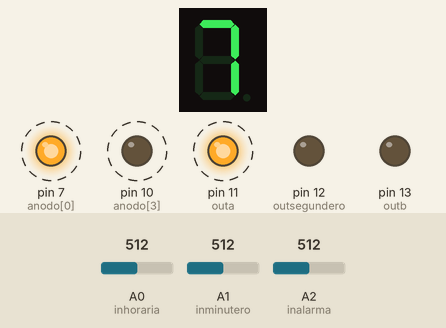
Recording of a sketch running on a simulated Arduino Uno, built with avr-gcc and run on an emulated ATmega328P. On the bench: 1-digit seven-segment display, output pins drawn as LEDs (lit = HIGH). Wiring (inferred from the names in the program): 1-digit 7-segment display, segments lit when LOW: segments pin 9, pin 8, pin 2, pin 3, pin 6, pin 4, pin 5. Dashed ring = blinking. Inputs (shaded band) come from the test bench; at power-on: A2 (inalarma) = 512, A0 (inhoraria) = 512, A1 (inminutero) = 512. The segment pins are drawn as the display they are named for; pins used as bus, display or sensor lines are not drawn.

Above: at 1.27 s.
1.3 s: A2 (inalarma) set to 490
At 2.24 s:
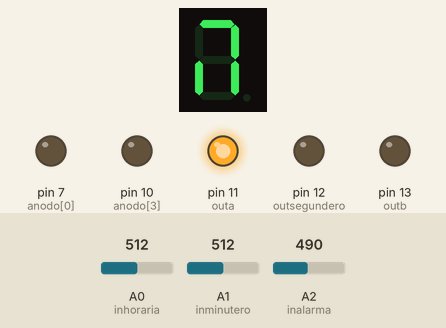
3.0 s: A0 (inhoraria) set to 490
At 4.36 s:
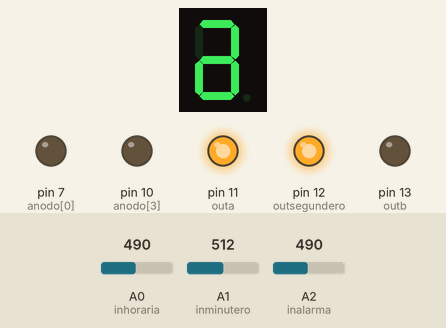
4.8 s: A0 (inhoraria) set to 510
At 5.63 s:
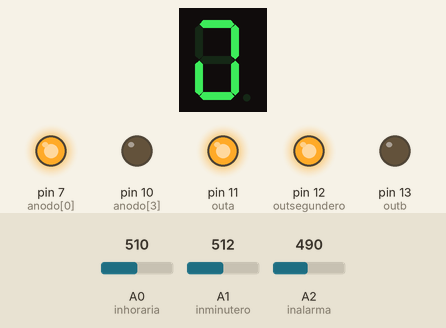
6.6 s: A2 (inalarma) set to 510
At 7.08 s:
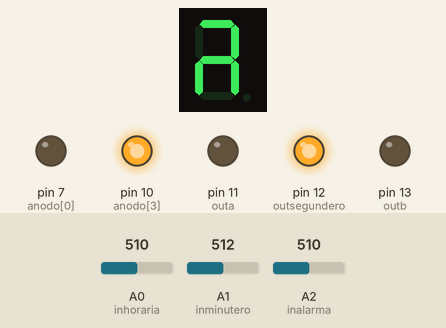
8.5 s: A1 (inminutero) set to 489
At 8.52 s:
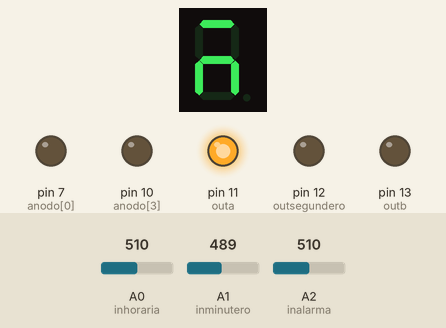
10.2 s: A0 (inhoraria) set to 306
At 12.88 s:
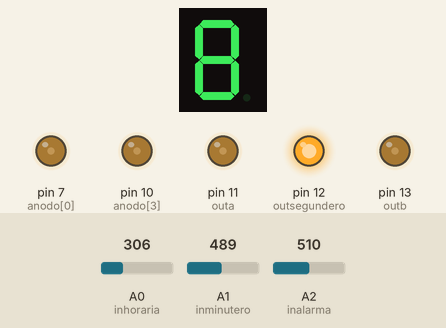
Timing chart, 0 to 16.5 s (numbered marks = the images above; inputs shaded):
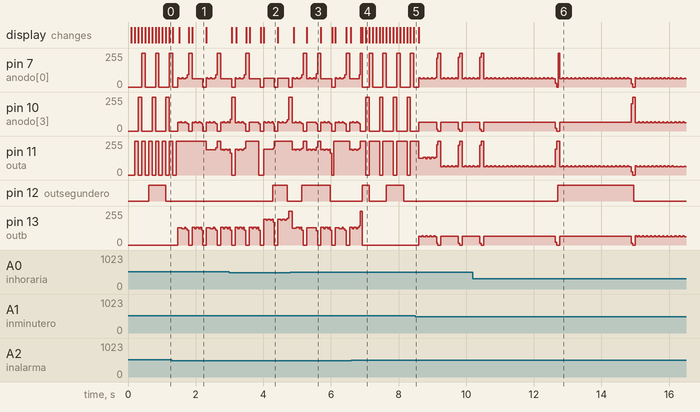

The sketch:

reloj_entradas_analogicas_11_con_alarma_mejorado.ino
```cpp
// siete salidas digitales a cada tramo del display
int outa = 11;
int outb = 13;
int outc = 2;
int outd = 3;
int oute = 4;
int outf = 5;
int outg = 6;
int outsegundero = 12;
int outalarma=1;

// a los anodos de los displays. Actuan por logica inversa
int anodo[4]={7,8,9,10};
// entradas para modificar la hora y minuto
int inhoraria = 0;
int inminutero = 1; //entrada 1
int inalarma = 2; //entrada 2

// cuenta el tiempo
unsigned long hora = 0; // de 0 a 23.
unsigned long minuto = 0; // de 0 a 59
unsigned long hora0 = 10; // de 0 a 23.
unsigned long minuto0 = 10; // de 0 a 59 // :-) Como los relojes de esfera, a las 10 y 10.
unsigned long segundo0 = 0; // de 0 a 59
unsigned long segundo = 0; // de 0 a 59
unsigned long segundostranscurridos = 0; // de 0 a 59. segundostranscurridos transcurridos
unsigned long mediosegundo = 0; // de 0 a 59
unsigned long muestraminuto = 0;
unsigned long muestrahora = 0;

// alarma //Inicializo a las 10:05
unsigned long horaalarma=10;
unsigned long minutoalarma=5;
int alarma=0; // desactivada 0 y activada 1

// variables de los displays
unsigned long displays[4]; // variable para cada display
int cualactivo = 0 ; //variable para guardar cual se activa

//contador general de tiempo
unsigned long tiempo1=0;
int retrasoboton = 100; //retraso del botn al pulsar

// contador de proposito general
int i=0;

/* ====================== */
/* Funciones y subrutinas */
/* ====================== */

// *************************************************
// Funcion que pone un valor en un display a la vez
// *************************************************

void mandasenal(int numdisplay, int valor) {
// ********************************************
// a) activa cada tramo del display segun valor
// ********************************************
  // recibe el numero de display y el valor que tiene que entregar
switch (valor) {
case 0:
digitalWrite(outa,LOW);
digitalWrite(outb,LOW);
digitalWrite(outc,LOW);
digitalWrite(outd,LOW);
digitalWrite(oute,LOW);
digitalWrite(outf,LOW);
digitalWrite(outg,HIGH);
break;
break;
case 1:
digitalWrite(outa,HIGH);
digitalWrite(outb,LOW);
digitalWrite(outc,LOW);
digitalWrite(outd,HIGH);
digitalWrite(oute,HIGH);
digitalWrite(outf,HIGH);
digitalWrite(outg,HIGH);
break;
case 2:
digitalWrite(outa,LOW);
digitalWrite(outb,LOW);
digitalWrite(outc,HIGH);
digitalWrite(outd,LOW);
digitalWrite(oute,LOW);
digitalWrite(outf,HIGH);
digitalWrite(outg,LOW);
break;
case 3:
digitalWrite(outa,LOW);
digitalWrite(outb,LOW);
digitalWrite(outc,LOW);
digitalWrite(outd,LOW);
digitalWrite(oute,HIGH);
digitalWrite(outf,HIGH);
digitalWrite(outg,LOW);
break;
case 4:
digitalWrite(outa,HIGH);
digitalWrite(outb,LOW);
digitalWrite(outc,LOW);
digitalWrite(outd,HIGH);
digitalWrite(oute,HIGH);
digitalWrite(outf,LOW);
digitalWrite(outg,LOW);
break;
case 5:
digitalWrite(outa,LOW);
digitalWrite(outb,HIGH);
digitalWrite(outc,LOW);
digitalWrite(outd,LOW);
digitalWrite(oute,HIGH);
digitalWrite(outf,LOW);
digitalWrite(outg,LOW);
break;
case 6:
digitalWrite(outa,HIGH);
digitalWrite(outb,HIGH);
digitalWrite(outc,LOW);
digitalWrite(outd,LOW);
digitalWrite(oute,LOW);
digitalWrite(outf,LOW);
digitalWrite(outg,LOW);
break;
case 7:
digitalWrite(outa,LOW);
digitalWrite(outb,LOW);
digitalWrite(outc,LOW);
digitalWrite(outd,HIGH);
digitalWrite(oute,HIGH);
digitalWrite(outf,HIGH);
digitalWrite(outg,HIGH);
break;
case 8:
digitalWrite(outa,LOW);
digitalWrite(outb,LOW);
digitalWrite(outc,LOW);
digitalWrite(outd,LOW);
digitalWrite(oute,LOW);
digitalWrite(outf,LOW);
digitalWrite(outg,LOW);
break;
case 9:
digitalWrite(outa,LOW);
digitalWrite(outb,LOW);
digitalWrite(outc,LOW);
digitalWrite(outd,HIGH);
digitalWrite(oute,HIGH);
digitalWrite(outf,LOW);
digitalWrite(outg,LOW);
break;
case 10:
digitalWrite(outa,HIGH);
digitalWrite(outb,HIGH);
digitalWrite(outc,HIGH);
digitalWrite(outd,HIGH);
digitalWrite(oute,HIGH);
digitalWrite(outf,HIGH);
digitalWrite(outg,LOW);
break;
}
// **********************************
// b) activo un solo display cada vez
// **********************************
for (int i=0;i<=3;i++) { // recorrido de 0 hasta 3
if (i==numdisplay) {
digitalWrite(anodo[i],HIGH); // activo por
} else {
digitalWrite(anodo[i],LOW); // desactivo por
} // fin del if
} // fin del for
}

// **********************************
// displays
// **********************************
void valordisplay(unsigned long h,unsigned long m,int rayah, int rayam) {
  if (rayah==LOW) {
   displays[0]= h/10;
   displays[1]= h % 10; // resto de la division entre 10
  } else {
   displays[0]= 10;
   displays[1]= 10; // guion
  }
  if (rayam==LOW) {
   displays[2]= m / 10;
   displays[3]= m % 10; // resto de la division entre 10
  } else {
    displays[2]= 10;
    displays[3]= 10; // guion
  }
}

// **********************************
// calcula el tiempo
// **********************************

void calculamuestratiempo() {
  // 1) calculos para el reloj
  segundostranscurridos = hora0*3600+minuto0*60+segundo0+((tiempo1/1000) % 86400);
  segundo= segundostranscurridos % 60;
  minuto = segundostranscurridos/60;
  hora = minuto/60;
  hora = hora % 24;
  minuto = minuto % 60;
}

/* ===================================== */
/* Bucles principales del programa: setup */
/* ====================================== */
void setup () { // inicializo
pinMode(outa, OUTPUT);
pinMode(outb, OUTPUT);
pinMode(outc, OUTPUT);
pinMode(outd, OUTPUT);
pinMode(oute, OUTPUT);
pinMode(outf, OUTPUT);
pinMode(outg, OUTPUT);
pinMode(outsegundero, OUTPUT);
pinMode(anodo[0], OUTPUT);
pinMode(anodo[1], OUTPUT);
pinMode(anodo[2], OUTPUT);
pinMode(anodo[3], OUTPUT);
pinMode(outalarma, OUTPUT);
// Serial.begin(115200);
}

/* ====================================== */
/* Bucles principales del programa: loop  */
/* ====================================== */

void loop () { // bucle

tiempo1=millis(); // milisegundostranscurridos al empezar el bucle

// 1) comprueba horaria
if (analogRead(inhoraria)>500 && analogRead(inalarma)<500) { //compara
delay(retrasoboton); // tiempo de espera 50 milisegundostranscurridos de pulsacion de boton. El boton debe mantenerse pulsado 50 milisegundostranscurridos
// hacerlo de esta manera evita que una pulsacion fisica sea reconocida como muchas pulsaciones
// ajustar el retraso por cada boton. Se ha puesto un valor de 50 pero podria tener que ser mas
if (analogRead(inhoraria)>500) {
   hora0=(hora0+1)*(hora0<23);
   calculamuestratiempo();
   valordisplay(hora,0,LOW,HIGH);
   for(i=0;i<=300;i++) {
      mandasenal(i%4,displays[i%4]);
      delay(1);
   }
}
}

// 2) comprueba minutero
if (analogRead(inminutero)>500 && analogRead(inalarma)<500) { //compara
delay(retrasoboton); // tiempo de espera 50 milisegundostranscurridos de pulsacion de boton. El boton debe mantenerse pulsado 50 milisegundostranscurridos
if (analogRead(inminutero)>500) {
   minuto0=(minuto0+1)*(minuto0<59);
   calculamuestratiempo();
   valordisplay(0,minuto,HIGH,LOW);
   for(i=0;i<=300;i++) {
      mandasenal(i%4,displays[i%4]);
      delay(1);
   }
}
}


// 3) comprueba segundero. Solo verlo
visualizo:
if (analogRead(inalarma)>500) { //compara
delay(retrasoboton); // tiempo de espera 50 milisegundostranscurridos de pulsacion de boton. El boton debe mantenerse pulsado 50 milisegundostranscurridos
if (analogRead(inalarma)>500 && analogRead(inhoraria)<500 && analogRead(inminutero)<500) {
   alarma=!alarma;
   valordisplay(horaalarma,minutoalarma,LOW,LOW);
   digitalWrite(outsegundero,!alarma);
   for(i=0;i<=2000;i++) {
      mandasenal(i%4,displays[i%4]);
      delay(1);
   }
} else if(analogRead(inalarma)>500 && analogRead(inhoraria)>500 && analogRead(inminutero)<500) { // caso que pulse las dos a la vez
   horaalarma=(horaalarma+1)*(horaalarma<23);
   valordisplay(horaalarma,minutoalarma,LOW,LOW);
   for(i=0;i<=500;i++) {
      mandasenal(i%4,displays[i%4]);
      delay(1);
   }
   goto visualizo;
} else if(analogRead(inalarma)>500 && analogRead(inhoraria)<500 && analogRead(inminutero)>500) {
  minutoalarma=(minutoalarma+1)*(minutoalarma<59);
   valordisplay(horaalarma,minutoalarma,LOW,LOW);
   for(i=0;i<=500;i++) {
      mandasenal(i%4,displays[i%4]);
      delay(1);
   }
   goto visualizo;
} // fin del if secundario
} // fin del if principal

// *******************************************
// previo: si llega a la cuenta de los 50 dias
// *******************************************
if (tiempo1<=10 && segundostranscurridos>=1) { // esta situacin no se puede dar de inicio
// si segundostranscurridos>=1 entonces como tiempo1>=1000
// Esta situacion puede darse si se alcanzan los 50 dias (limite maximo del conteo de milisegundos) y se reinicie la cuenta de tiempo1
// En ese caso fuerzo a que la hora inicial sea la hora actual
   hora0=hora;
   minuto0=minuto; // pongo la hora y los minutos de inicio como las actuales
   segundo0=segundo;
}

//a) segundero
mediosegundo = ((tiempo1/500) % 2);
digitalWrite(outsegundero,mediosegundo);

// b) calculo el tiempo
calculamuestratiempo(); // llama a la funcin que calcula las variables temporales
valordisplay(hora,minuto,LOW,LOW);

//c) visualizo
cualactivo=(cualactivo+1)*(cualactivo<3);
mandasenal(cualactivo,displays[cualactivo]); // activa los pines del display elegido

// d) activo alarma
if (horaalarma==hora && minutoalarma==minuto && alarma==1) { // control de la alarma. En la hora, en el minuto y si alarma esta activado
  tone(outalarma,100*mediosegundo*2,100);
} else {
  noTone(outalarma);
}

}
// Fin del programa
```

Measured:
- the behaviour switches between 501 and 500 on A0 (inhoraria) (found by bisection; images 1 and 2)
- the behaviour switches between 500 and 499 on A1 (inminutero) (found by bisection; images 4 and 5)
- after the input at 1.3 s, pin 12 (outsegundero): stays LOW (without the input it goes to HIGH after 0.33 s)
- after the input at 3.0 s, pin 12 (outsegundero): LOW → HIGH after 1.3 s instead of 1.7 s
- after the input at 4.8 s, the display: first differs from a run without the input after 0.48 s (image 3)
- after the input at 6.6 s, pin 12 (outsegundero): LOW → HIGH after 0.33 s instead of 0.23 s; the display: first changes after 0.28 s (image 4 shows a later state)
- after the input at 8.5 s, pin 12 (outsegundero): stops changing and stays LOW
- after the input at 10.2 s, pin 12 (outsegundero): LOW → HIGH after 2.5 s, → LOW 2.2 s later
